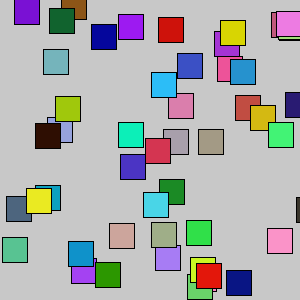
Frame 1 (no input)
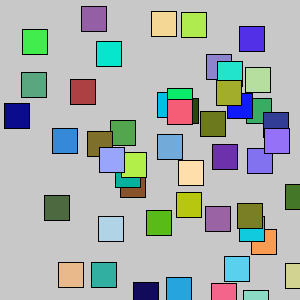
Frame 60 (the mouse pressed at the canvas centre just before this capture)
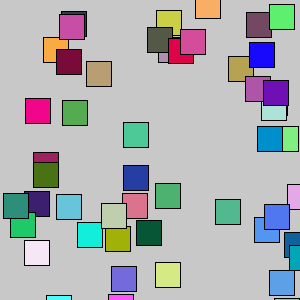
Frame 120 (the mouse held since frame 60 and released just before this capture)

The Processing sketch that drew these frames (run headless with seeded random() and noise(); from frame 60 on, the mouse is pressed at the canvas centre):

// Processing sketch: sketch_5
// ── sketch_5.pde
/* 
  Fifth Sketch is about bouncy squares
  Name: Bouncy squares
  Created by : Stéfani Diniz
*/

float __x= 150; //min:1 max:300
float __y= 300; //min:1 max:300
float __xSpeed1= 0; //min:0 max:300
float __xSpeed2= 300; //min:0 max:300
float __ySpeed1= 10; //min:0 max:300
float __ySpeed2= 300; //min:1 max:300
int __squareQty= 50; //min:1 max:500
int __bg= 200; //min:0 max:255
int __color1= 255; //min:0 max:255
int __color2= 255; //min:0 max:255
int __color3= 255; //min:0 max:255

void setup() {
  size(300, 300);
}

void draw() {
  background(__bg);
  
  for(int i = 0; i < __squareQty; i++) {
    fill(random(__color1), random(__color2), random(__color3));
    square(); 
  }
}

void square() {
  square(random(__xSpeed1, __xSpeed2), random(__ySpeed1, __ySpeed2), 25);

  __x += random(__xSpeed1, __xSpeed2);
  __y += random(__ySpeed1, __ySpeed2);
  
  if (__x < 0 || __x > width) {
    __xSpeed1 *= -1;
  }

  if (__y < 0  || __y > height) {
    __ySpeed1 *= -1;
  }
}
